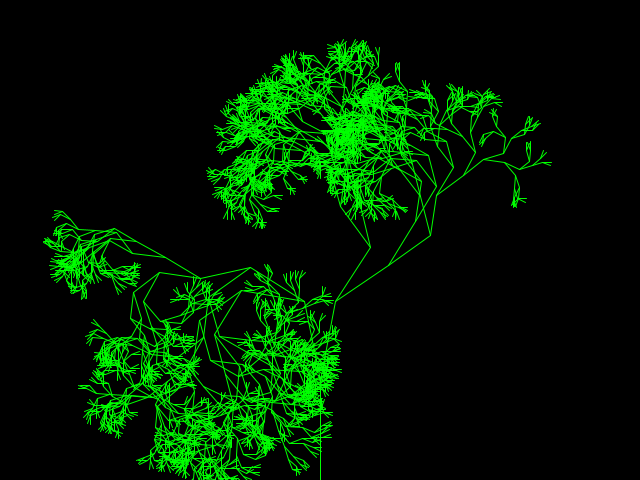
Frame 1 (no input)
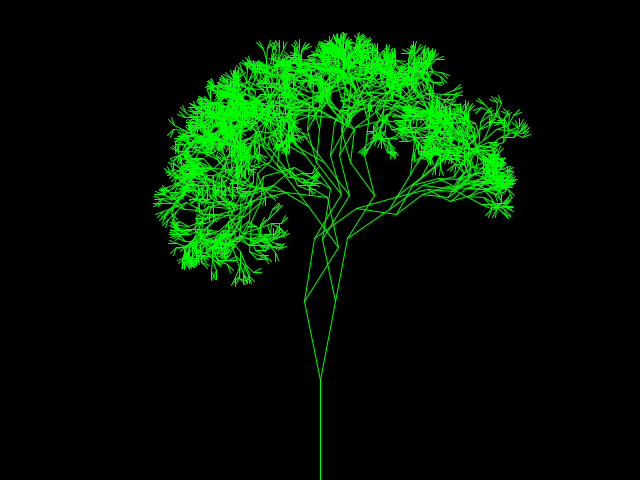
Frame 2 (the mouse pressed at the canvas centre, redrawn once)

The Processing sketch that drew these frames (run headless with seeded random() and noise(); the mouse was pressed at the canvas centre and the sketch redrawn once):

// Processing sketch: FractalTree
// ── FractalTree.pde
private double fractionLength = .8;
private int smallestBranch = 10;
private double branchAngle = .2;

public void setup() {
    size(640,480);
    noLoop();
}

public void draw() {
	background(0);
	stroke(0,255,0);
	line(320,480,320,380);
	drawBranches(320,380,100,3*Math.PI/2);  //will add later
}

public void mousePressed() {
    redraw();
}

public void drawBranches(float x, float y, float branchLength, double angle) {
	//your code here
    float angle1, angle2;
    float endX1, endX2, endY1, endY2;

    angle1 = (float)(angle + branchAngle);
    angle2 = (float)(angle - branchAngle);

    branchLength *= fractionLength;

    endX1 = (float)(branchLength * Math.cos(angle1) + x);
    endY1 = (float)(branchLength * Math.sin(angle1) + y);
    endX2 = (float)(branchLength * Math.cos(angle2) + x);
    endY2 = (float)(branchLength * Math.sin(angle2) + y);

    line(x, y, endX1, endY1);
    line(x, y, endX2, endY2);

    if (branchLength > smallestBranch) {
        drawBranches(endX1,endY1,branchLength,angle1 + Math.PI/4 * (int)(Math.random()*3)-1);
        drawBranches(endX2,endY2,branchLength,angle2 + Math.PI/4 * (int)(Math.random()*3)-1);
    }
}
